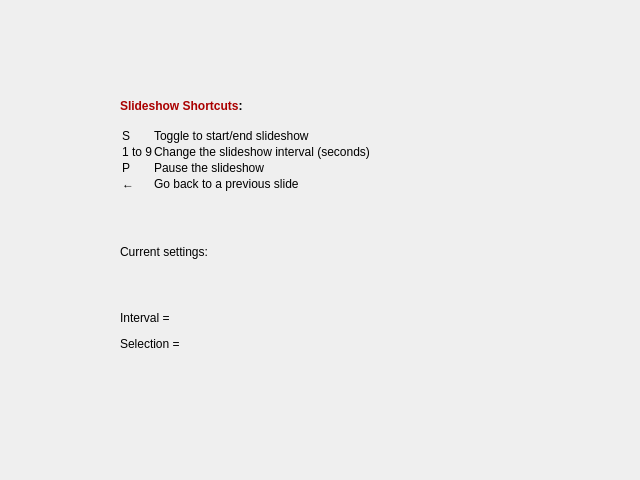
<?xml version="1.0" encoding="UTF-8"?>
<ui version="4.0">
 <class>Form</class>
 <widget class="QWidget" name="Form">
  <property name="geometry">
   <rect>
    <x>0</x>
    <y>0</y>
    <width>640</width>
    <height>480</height>
   </rect>
  </property>
  <property name="windowTitle">
   <string>Form</string>
  </property>
  <widget class="QLabel" name="label">
   <property name="geometry">
    <rect>
     <x>120</x>
     <y>30</y>
     <width>471</width>
     <height>391</height>
    </rect>
   </property>
   <property name="text">
    <string>&lt;html&gt;&lt;head/&gt;&lt;body&gt;&lt;p&gt;&lt;span style=&quot; font-weight:600; color:#aa0000;&quot;&gt;Slideshow Shortcuts&lt;/span&gt;&lt;span style=&quot; font-weight:600;&quot;&gt;:&lt;/span&gt;&lt;br/&gt;&lt;/p&gt;&lt;table border=&quot;0&quot; style=&quot; margin-top:0px; margin-bottom:0px; margin-left:0px; margin-right:0px;&quot; cellspacing=&quot;2&quot; cellpadding=&quot;0&quot;&gt;&lt;tr&gt;&lt;td&gt;&lt;p&gt;S&lt;/p&gt;&lt;/td&gt;&lt;td&gt;&lt;p&gt;Toggle to start/end slideshow&lt;/p&gt;&lt;/td&gt;&lt;/tr&gt;&lt;tr&gt;&lt;td&gt;&lt;p&gt;1 to 9&lt;/p&gt;&lt;/td&gt;&lt;td&gt;&lt;p&gt;Change the slideshow interval (seconds)&lt;/p&gt;&lt;/td&gt;&lt;/tr&gt;&lt;tr&gt;&lt;td&gt;&lt;p&gt;P&lt;/p&gt;&lt;/td&gt;&lt;td&gt;&lt;p&gt;Pause the slideshow&lt;/p&gt;&lt;/td&gt;&lt;/tr&gt;&lt;tr&gt;&lt;td&gt;&lt;p&gt;←&lt;/p&gt;&lt;/td&gt;&lt;td&gt;&lt;p&gt;Go back to a previous slide&lt;/p&gt;&lt;/td&gt;&lt;/tr&gt;&lt;/table&gt;&lt;p&gt;&lt;br/&gt;&lt;/p&gt;&lt;p&gt;Current settings:&lt;/p&gt;&lt;p&gt;&lt;br/&gt;&lt;/p&gt;&lt;p&gt;Interval = &lt;/p&gt;&lt;p&gt;Selection =&lt;/p&gt;&lt;/body&gt;&lt;/html&gt;</string>
   </property>
   <property name="textFormat">
    <enum>Qt::RichText</enum>
   </property>
  </widget>
 </widget>
 <resources/>
 <connections/>
</ui>
